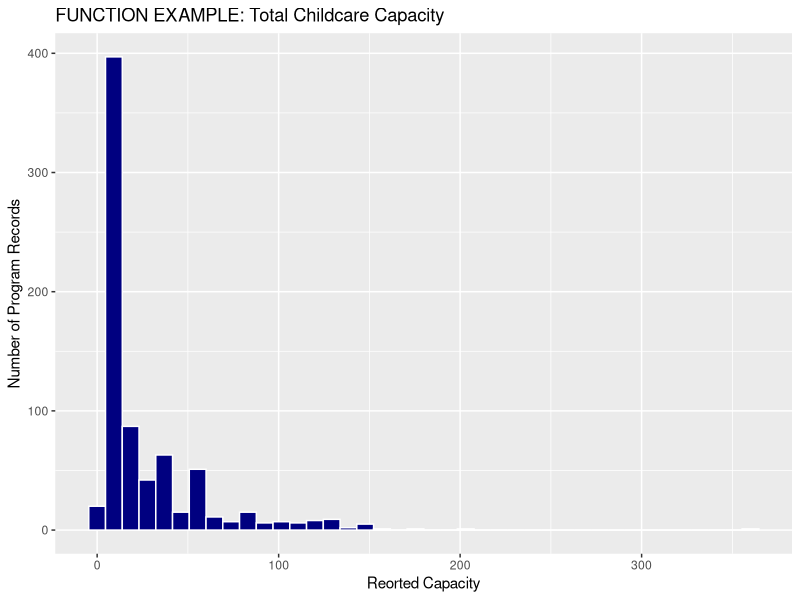
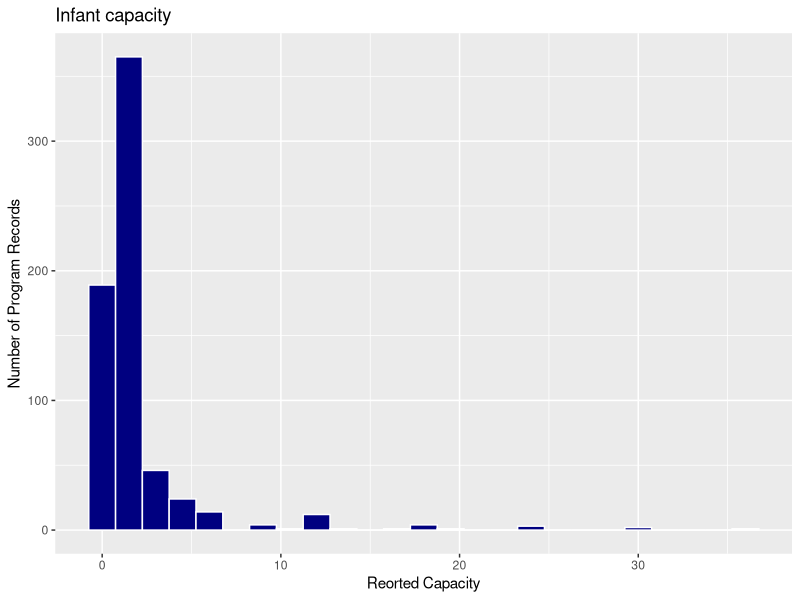
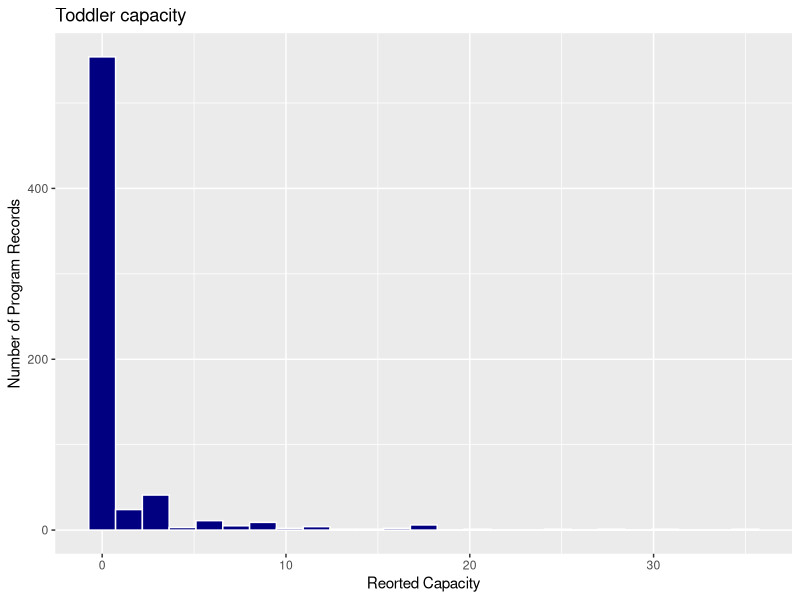
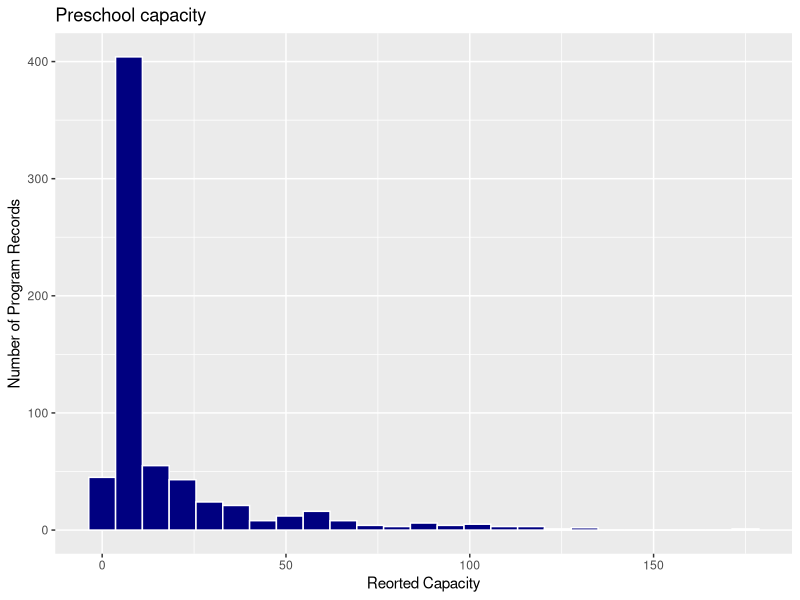
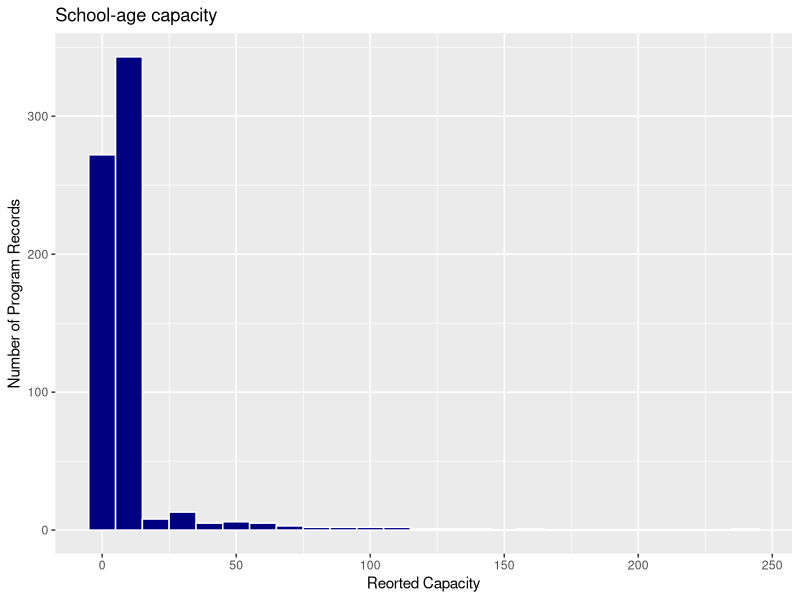
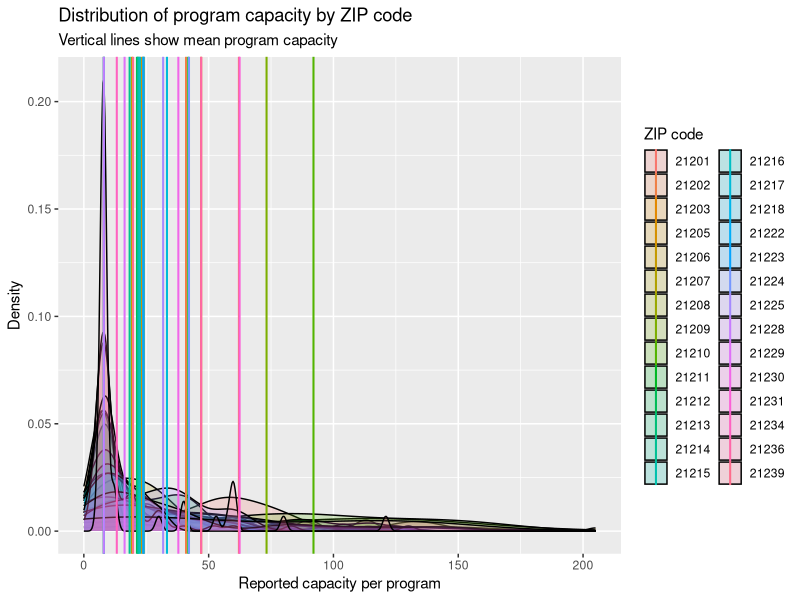
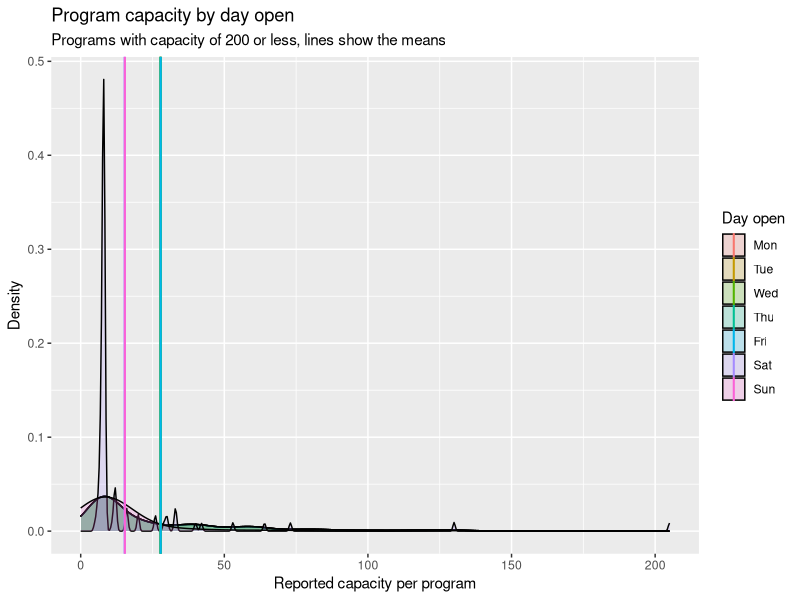
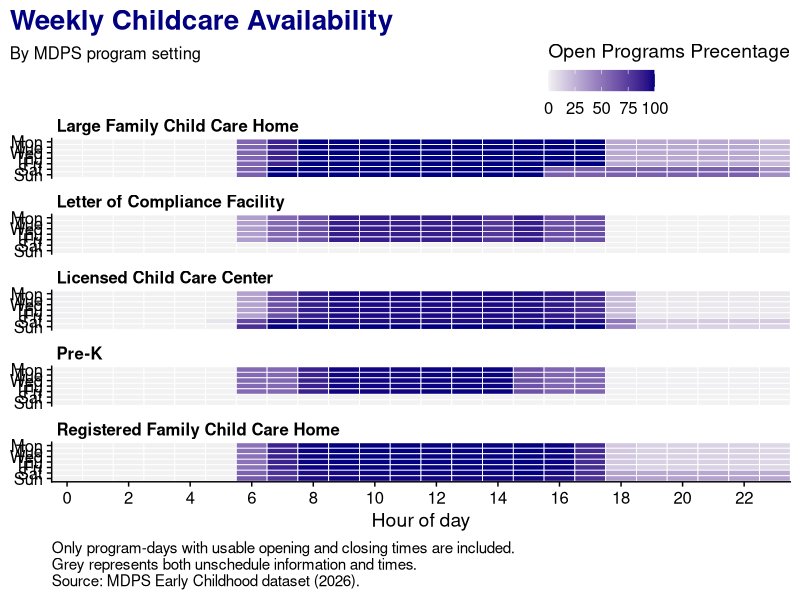

Here is the R script that generated these plots, in order:
## ---- chunk 1
#| label: setup

library(ggplot2)
library(dplyr)
library(cowplot)

## ---- chunk 2
#| label: import-data

childcare_eda <- read.csv(
  "../data/MDPS Early Childhood Dev.csv",
  stringsAsFactors = FALSE
) |>
  filter(
    !is.na(address),
    address != ""
  )
## ---- chunk 3
#| label: inspect-data

# chunk option results='hide', results to long. 

dim(childcare_eda)
names(childcare_eda)
summary(childcare_eda)
## ---- chunk 4
#| label: Summary_2

childcare_eda |> 
  dplyr::count(gen_program_setting_detail, sort = TRUE)
## ---- chunk 5
#| label: Summary_3

childcare_eda |> 
  dplyr::count(zipcode, sort = TRUE)
## ---- chunk 6
#| label: Histogram_Function

capacity_histogram <- function(variable, bins = 40){ 
  ggplot(childcare_eda, aes(x = {{ variable }}))+
    geom_histogram(
      bins = bins, fill = "navy", color = "white"
    ) + 
    labs(
      x = "Reorted Capacity", y = "Number of Program Records"
    )
}

capacity_histogram(total_capacity_1) + 
  labs(title = "FUNCTION EXAMPLE: Total Childcare Capacity")
## ---- chunk 7
#| label: infant-capacity-histogram

childcare_eda$Infant.Capacity.. <- as.numeric(
  as.character(childcare_eda$Infant.Capacity..)) 
capacity_histogram(Infant.Capacity.., bins = 25) +
  labs(title = "Infant capacity")

capacity_histogram(Center.Toddler.Capacity, bins = 25) +
  labs(title = "Toddler capacity")

capacity_histogram(Preschool.Capacity, bins = 25) +
  labs(title = "Preschool capacity")

capacity_histogram(School.Age..capacity..., bins = 25) +
  labs(title = "School-age capacity")
## ---- chunk 8
#| label: Density_Zip-capacity

# https://umbc-viz.github.io/ges778/extras/summarizing.html

programs_zip <- childcare_eda |> 
  dplyr::filter(
    zipcode %in% c(zipcode),
    !is.na(total_capacity_1),
    total_capacity_1 <= 300
  ) |>
  dplyr::mutate(
    zipcode = as.character(zipcode)
  )

zip_avg <- programs_zip |>
  dplyr::group_by(zipcode) |>
  dplyr::summarise(
    capacity_mean = mean(total_capacity_1)
  )

zip_avg
## ---- chunk 9
#| label: Density_Zip-capacity_chart

ggplot(
  programs_zip,
  aes(x = total_capacity_1, fill = zipcode)
) + 
  geom_density(alpha = 0.2)+
  geom_vline(
    aes(xintercept = capacity_mean, color = zipcode),
    data = zip_avg,
    linewidth = 0.7
  ) + 
  labs(
    title = "Distribution of program capacity by ZIP code",
    subtitle = "Vertical lines show mean program capacity",
    x = "Reported capacity per program",
    y = "Density",
    fill = "ZIP code",
    color = "ZIP code"
  )
## ---- chunk 10
#| label: Capcity_Days-Open

program_day <- childcare_eda |>
  dplyr::filter(
    !is.na(total_capacity_1),
    total_capacity_1 <= 300
  ) |>
  tidyr::pivot_longer(
    cols = c(
      
      Monday.Open,
      Tuesday.Open,
      Wednesday.Open,
      Thursday.Open,
      Friday.Open,
      Saturday.Open,
      Sunday.Open
    ),
    names_to = "day",
    values_to = "open"
  ) |>
  dplyr::filter(open == "Yes") |>
  dplyr::mutate(
    day = factor(
      day,
      levels = c(
        "Monday.Open",
        "Tuesday.Open",
        "Wednesday.Open",
        "Thursday.Open",
        "Friday.Open",
        "Saturday.Open",
        "Sunday.Open"
      ),
      labels = c(
        "Mon",
        "Tue",
        "Wed",
        "Thu",
        "Fri",
        "Sat",
        "Sun"
      )
    )
  )

program_day_avg <- program_day |>
  dplyr::group_by(day) |>
  dplyr::summarise(
    capacity_mean = mean(total_capacity_1)
  )

program_day_avg
## ---- chunk 11
#| label: Capcity_Days-Open_Chart

ggplot(
  program_day,
  aes(x = total_capacity_1, fill = day)
) +
  geom_density(alpha = 0.2) +
  geom_vline(
    aes(xintercept = capacity_mean, color = day),
    data = program_day_avg,
    linewidth = 0.7
  ) +
  labs(
    title = "Program capacity by day open",
    subtitle = "Programs with capacity of 200 or less, lines show the means",
    x = "Reported capacity per program",
    y = "Density",
    fill = "Day open",
    color = "Day open"
  )
## ---- chunk 12
#| label: heatmap_program-avaibility-setup

day_order <- c(
  "Monday",
  "Tuesday",
  "Wednesday",
  "Thursday",
  "Friday",
  "Saturday",
  "Sunday"
)

availability <- childcare_eda |>
  select(
    setting = gen_program_setting_detail,
    ends_with(".Time")
  ) |>
  tidyr::pivot_longer(
    cols = ends_with(".Time"),
    names_to = c("day", ".value"),
    names_pattern = "(.*)\\.(Start|End)\\.Time"
  ) |>
  mutate(
    opening = as.numeric(as.difftime(trimws(Start), units = "hours")),
    closing = as.numeric(as.difftime(trimws(End), units = "hours")),
    day = factor(day, levels = day_order)
  ) |>
  tidyr::drop_na(opening, closing) |>
  tidyr::uncount(24, .id = "hour") |>
  mutate(
    hour = hour - 1,
    open = ifelse(
      closing < opening,
      hour >= opening | hour < closing,
      hour >= opening & hour < closing
    )
  ) |>
  group_by(setting, day, hour) |>
  summarise(
    percent_open = mean(open) * 100,
    .groups = "drop"
  ) |>
  tidyr::complete(setting, day, hour = 0:23)
## ---- chunk 13
#| label: heatmap_program-avaibility
#| fig-width: 12
#| fig-height: 11

ggplot(
  availability,
  aes(x = hour, y = day, fill = percent_open)
) +
  geom_tile(color = "white", linewidth = 0.3) +
  facet_wrap(
  ~ setting,
  ncol = 1,
  strip.position = "top"
) +
  scale_x_continuous(
    breaks = seq(0, 23, 2),
    expand = c(0, 0)) +
  scale_y_discrete(
    limits = rev(day_order),
    labels = rev(c(
      "Mon", 
      "Tue", 
      "Wed", 
      "Thu", 
      "Fri", 
      "Sat", 
      "Sun")
      ),
    drop = FALSE
  ) +
  scale_fill_gradient(
    low = "grey95",
    high = "navy",
    limits = c(0, 100),
    na.value = "grey95"
  ) +
  guides(
    fill = guide_colorbar(direction = "horizontal", title.position = "top", title.hjust = 0
    )
  ) +
  labs(
    title = "Weekly Childcare Availability",
    subtitle = "By MDPS program setting",
    x = "Hour of day",
    y = NULL,
    fill = "Open Programs Precentage",
    caption = paste0(
      "Only program-days with usable opening and closing times are included.\n",
      "Grey represents both unschedule information and times.\n",
      "Source: MDPS Early Childhood dataset (2026)."
    )
  ) +
  theme_cowplot() +
  theme(
    panel.grid = element_blank(),
    strip.background = element_blank(),
    strip.text.x = element_text(
      face = "bold",
      hjust = 0,
      size = 12),
    plot.title.position = "plot",
    plot.title = element_text(
      face = "bold",
      size = 20,
      color = "navy"
    ),
    plot.subtitle = element_text(
      margin = margin(b = 35)
    ),
    legend.position = "inside",
    legend.position.inside = c(1, 1.06),
    legend.justification = c(1, 0),
    legend.background = element_blank(),
    plot.caption = element_text(hjust = 0)
  )
